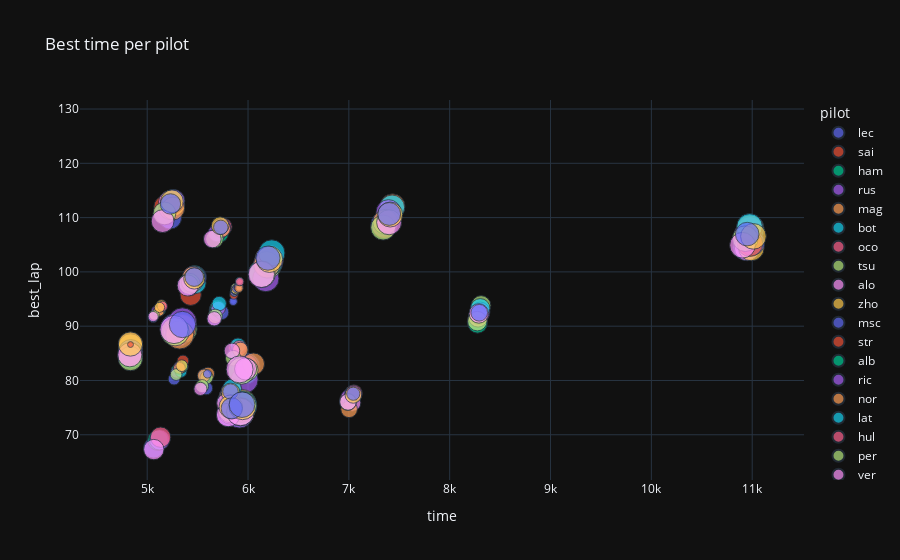

This figure's notebook cell:
### Markdown cell above
Still scattered points, but with the total time in x axis and best lap time in y axis

### Code cell
px.scatter(data_all, x="time", y="best_lap", color="pilot", title="Best time per pilot", template="plotly_dark", size="index")

### Figure 1 — Plotly figure (JSON) as saved in the notebook; plotly's stock layout.template omitted (floating-point values rounded to 4 significant figures)
{"data": [{"hovertemplate": "pilot=lec<br>time=%{x}<br>best_lap=%{y}<br>index=%{marker.size}<extra></extra>", "legendgroup": "lec", "marker": {"color": "#636efa", "size": [1, 2, 3, 4, 5, 6, 7, 8, 9, 10, 11, 12, 13, 14, 15, 16, 17, 18, 19, 20, 21, 22, 23], "sizemode": "area", "sizeref": 0.0575, "symbol": "circle"}, "mode": "markers", "name": "lec", "orientation": "v", "showlegend": true, "type": "scatter", "x": [5854.0, 5854.0, 5060.0, 5267.0, 5584.0, 5668.0, null, 6993.0, null, 5797.0, 8279.0, 5064.0, null, 5992.0, 5228.0, 5814.0, 4830.0, 7343.0, 10940.0, 6139.0, 5986.0, 5922.0, 5275.0], "xaxis": "x", "y": [94.57, 94.57, 91.63, 80.26, 78.57, 91.49, 87.03, 76.25, 107.5, 75.9, 91.28, 67.58, 98.09, 81.62, 110.0, 74.41, 84.34, 108.8, 104.5, 99.73, 82.6, 74.25, 89.72], "yaxis": "y"}, {"hovertemplate": "pilot=sai<br>time=%{x}<br>best_lap=%{y}<br>index=%{marker.size}<extra></extra>", "legendgroup": "sai", "marker": {"color": "#EF553B", "size": [1, 2, 3, 4, 5, 6, 7, 8, 9, 10, 11, 12, 13, 14, 15, 16, 17, 18, 19, 20, 21, 22, 23], "sizemode": "area", "sizeref": 0.0575, "symbol": "circle"}, "mode": "markers", "name": "sai", "orientation": "v", "showlegend": true, "type": "scatter", "x": [5859.0, 5859.0, 5067.0, null, null, 5672.0, 5886.0, 6991.0, null, 5783.0, 8270.0, null, 5431.0, 5990.0, 5180.0, 5824.0, 4833.0, 7351.0, null, null, 5975.0, 5918.0, 5291.0], "xaxis": "x", "y": [95.74, 95.74, 91.91, null, null, 91.79, 85.98, 76.42, 109.0, 75.75, 90.81, 68.65, 95.78, 82, 112.0, 74.64, 84.45, 108.4, null, null, 82.2, 73.95, 88.88], "yaxis": "y"}, {"hovertemplate": "pilot=ham<br>time=%{x}<br>best_lap=%{y}<br>index=%{marker.size}<extra></extra>", "legendgroup": "ham", "marker": {"color": "#00cc96", "size": [1, 2, 3, 4, 5, 6, 7, 8, 9, 10, 11, 12, 13, 14, 15, 16, 17, 18, 19, 20, 21, 22, 23], "sizemode": "area", "sizeref": 0.0575, "symbol": "circle"}, "mode": "markers", "name": "ham", "orientation": "v", "showlegend": true, "type": "scatter", "x": [5863.0, 5863.0, 5133.0, 5295.0, null, 5686.0, 5895.0, 7041.0, 5718.0, 5789.0, 8277.0, 5106.0, 5413.0, 5984.0, null, 5816.0, 4833.0, 7402.0, 10940.0, 6137.0, 5932.0, 5916.0, null], "xaxis": "x", "y": [96.23, 96.23, 93.0, 81.89, 81.42, 92.94, 84.25, 77.2, 107.0, 76.17, 90.51, 69, 97.67, 81.39, null, 73.85, 84.43, 110.6, 105.5, 99.83, 82.06, 73.94, 89.79], "yaxis": "y"}, {"hovertemplate": "pilot=rus<br>time=%{x}<br>best_lap=%{y}<br>index=%{marker.size}<extra></extra>", "legendgroup": "rus", "marker": {"color": "#ab63fa", "size": [1, 2, 3, 4, 5, 6, 7, 8, 9, 10, 11, 12, 13, 14, 15, 16, 17, 18, 19, 20, 21, 22, 23], "sizemode": "area", "sizeref": 0.0575, "symbol": "circle"}, "mode": "markers", "name": "rus", "orientation": "v", "showlegend": true, "type": "scatter", "x": [5865.0, 5865.0, 5092.0, 5292.0, 5570.0, 5683.0, 5873.0, 7002.0, 5692.0, 5794.0, null, 5123.0, 5419.0, 5988.0, 5182.0, 5807.0, 4831.0, null, 10950.0, 6177.0, 5966.0, 5914.0, 5302.0], "xaxis": "x", "y": [96.3, 96.3, 92.82, 81.5, 80.96, 92.19, 84.64, 76.83, 107.2, 76.42, null, 69.08, 97.55, 82.77, 110.8, 73.67, 85.29, 106.5, 107.0, 98.79, 80.15, 73.78, 88.84], "yaxis": "y"}, {"hovertemplate": "pilot=mag<br>time=%{x}<br>best_lap=%{y}<br>index=%{marker.size}<extra></extra>", "legendgroup": "mag", "marker": {"color": "#FFA15A", "size": [1, 2, 3, 4, 5, 6, 7, 8, 9, 10, 11, 12, 13, 14, 15, 16, 17, 18, 19, 20, 21, 22, 23], "sizemode": "area", "sizeref": 0.0575, "symbol": "circle"}, "mode": "markers", "name": "mag", "orientation": "v", "showlegend": true, "type": "scatter", "x": [5868.0, 5868.0, 5124.0, null, 5603.0, null, null, null, null, 5850.0, 8295.0, null, null, null, null, 5840.0, null, 7433.0, 10990.0, 6198.0, null, null, null], "xaxis": "x", "y": [96.62, 96.62, 92.78, 83.07, 81.24, 93.51, 87.54, 93.75, 108.8, 78.05, 92.66, 69.94, 99.27, 83.51, 113.3, 75.37, 86.8, 112.1, 108.1, 102.2, 83.3, null, 91.16], "yaxis": "y"}, {"hovertemplate": "pilot=bot<br>time=%{x}<br>best_lap=%{y}<br>index=%{marker.size}<extra></extra>", "legendgroup": "bot", "marker": {"color": "#19d3f3", "size": [1, 2, 3, 4, 5, 6, 7, 8, 9, 10, 11, 12, 13, 14, 15, 16, 17, 18, 19, 20, 21, 22, 23], "sizemode": "area", "sizeref": 0.0575, "symbol": "circle"}, "mode": "markers", "name": "bot", "orientation": "v", "showlegend": true, "type": "scatter", "x": [5870.0, 5870.0, null, 5335.0, 5571.0, 5689.0, 5900.0, 7043.0, null, 5807.0, null, null, 5479.0, null, null, null, null, 7429.0, 10990.0, null, null, 5937.0, null], "xaxis": "x", "y": [96.6, 96.6, 93.98, 81.65, 80.76, 93.18, 86.39, 77.6, 108.2, 77.01, 95.1, 69.27, 97.96, 84.0, null, 76.84, 85.71, 111.9, 107.8, 103.4, 83.36, 75.51, 90.35], "yaxis": "y"}, {"hovertemplate": "pilot=oco<br>time=%{x}<br>best_lap=%{y}<br>index=%{marker.size}<extra></extra>", "legendgroup": "oco", "marker": {"color": "#FF6692", "size": [1, 2, 3, 4, 5, 6, 7, 8, 9, 10, 11, 12, 13, 14, 15, 16, 17, 18, 19, 20, 21, 22, 23], "sizemode": "area", "sizeref": 0.0575, "symbol": "circle"}, "mode": "markers", "name": "oco", "orientation": "v", "showlegend": true, "type": "scatter", "x": [5873.0, 5873.0, 5115.0, 5328.0, null, 5693.0, 5916.0, 7046.0, 5754.0, 5806.0, null, 5133.0, 5459.0, null, 5229.0, 5824.0, 4836.0, null, 10940.0, 6205.0, null, 5933.0, 5323.0], "xaxis": "x", "y": [97.11, 97.11, 93.1, 82.47, 81.89, 93.16, 85.94, 77.57, 108.3, 77.11, 93.54, 69.56, 98.68, 84.15, 111.7, 75.08, 86.59, 121.1, 106.6, 102.4, 83.28, 75.09, 89.33], "yaxis": "y"}, {"hovertemplate": "pilot=tsu<br>time=%{x}<br>best_lap=%{y}<br>index=%{marker.size}<extra></extra>", "legendgroup": "tsu", "marker": {"color": "#B6E880", "size": [1, 2, 3, 4, 5, 6, 7, 8, 9, 10, 11, 12, 13, 14, 15, 16, 17, 18, 19, 20, 21, 22, 23], "sizemode": "area", "sizeref": 0.0575, "symbol": "circle"}, "mode": "markers", "name": "tsu", "orientation": "v", "showlegend": true, "type": "scatter", "x": [5874.0, 5874.0, null, null, 5589.0, 5704.0, null, null, null, null, 8311.0, null, null, null, 5258.0, null, null, null, 10980.0, 6203.0, null, null, 5355.0], "xaxis": "x", "y": [97.1, 97.1, null, 83.34, 80.54, 93.03, 86.83, 75.33, 107.5, 78.31, 93.83, 70.02, 100.2, 83.54, 112.4, 77.14, 86.86, 118.7, 105.9, 101.2, 83.4, 75.51, 89.49], "yaxis": "y"}, {"hovertemplate": "pilot=alo<br>time=%{x}<br>best_lap=%{y}<br>index=%{marker.size}<extra></extra>", "legendgroup": "alo", "marker": {"color": "#FF97FF", "size": [1, 2, 3, 4, 5, 6, 7, 8, 9, 10, 11, 12, 13, 14, 15, 16, 17, 18, 19, 20, 21, 22, 23], "sizemode": "area", "sizeref": 0.0575, "symbol": "circle"}, "mode": "markers", "name": "alo", "orientation": "v", "showlegend": true, "type": "scatter", "x": [5876.0, 5876.0, null, null, null, 5701.0, null, 7037.0, 5735.0, 5812.0, 8280.0, null, 5445.0, null, 5226.0, 5822.0, null, null, 10950.0, 6187.0, null, 5924.0, null], "xaxis": "x", "y": [96.73, 96.73, 93.83, 80.85, 99.69, 93.33, 86.6, 75.88, 108.0, 76.58, 91.61, 68.56, 98.16, 83.98, 112.9, 74.14, 87.2, 120.5, 104.4, 101.5, 82.87, 74.16, 90.58], "yaxis": "y"}, {"hovertemplate": "pilot=zho<br>time=%{x}<br>best_lap=%{y}<br>index=%{marker.size}<extra></extra>", "legendgroup": "zho", "marker": {"color": "#FECB52", "size": [1, 2, 3, 4, 5, 6, 7, 8, 9, 10, 11, 12, 13, 14, 15, 16, 17, 18, 19, 20, 21, 22, 23], "sizemode": "area", "sizeref": 0.0575, "symbol": "circle"}, "mode": "markers", "name": "zho", "orientation": "v", "showlegend": true, "type": "scatter", "x": [5877.0, 5877.0, 5142.0, 5348.0, null, null, null, null, null, 5809.0, null, null, null, null, 5259.0, 5840.0, 4835.0, null, 10990.0, 6208.0, null, 5943.0, null], "xaxis": "x", "y": [96.69, 96.69, 93.92, 82.54, 81.29, 95.73, 88.41, 78.2, 108.7, 76.93, null, 69.38, 99.37, 82.03, 112.3, 75.94, 86.36, 125.6, 104.4, 102.5, 82.26, 75.8, 89.6], "yaxis": "y"}, {"hovertemplate": "pilot=msc<br>time=%{x}<br>best_lap=%{y}<br>index=%{marker.size}<extra></extra>", "legendgroup": "msc", "marker": {"color": "#636efa", "size": [1, 2, 3, 4, 5, 6, 7, 8, 9, 10, 11, 12, 13, 14, 15, 16, 17, 18, 19, 20, 21, 22, 23], "sizemode": "area", "sizeref": 0.0575, "symbol": "circle"}, "mode": "markers", "name": "msc", "orientation": "v", "showlegend": true, "type": "scatter", "x": [5886.0, 5886.0, null, null, null, 5738.0, null, null, null, null, 8289.0, null, 5483.0, null, null, 5836.0, 4836.0, null, 11000.0, 6216.0, null, 5944.0, null], "xaxis": "x", "y": [96.96, 96.96, null, 83.01, 79.0, 92.53, 87.45, 84.78, 108.4, 78.97, 92.11, 69.62, 99.07, 83.15, 112.6, 75.23, 85.3, 110.3, 105.4, 101.8, 83.64, 75.25, 89.83], "yaxis": "y"}, {"hovertemplate": "pilot=str<br>time=%{x}<br>best_lap=%{y}<br>index=%{marker.size}<extra></extra>", "legendgroup": "str", "marker": {"color": "#EF553B", "size": [1, 2, 3, 4, 5, 6, 7, 8, 9, 10, 11, 12, 13, 14, 15, 16, 17, 18, 19, 20, 21, 22, 23], "sizemode": "area", "sizeref": 0.0575, "symbol": "circle"}, "mode": "markers", "name": "str", "orientation": "v", "showlegend": true, "type": "scatter", "x": [5899.0, 5899.0, null, 5355.0, null, 5701.0, null, 7051.0, null, 5820.0, 8296.0, null, 5465.0, null, 5256.0, 5825.0, null, 7397.0, 10980.0, null, null, 5938.0, 5343.0], "xaxis": "x", "y": [97.15, 97.15, 94.45, 83.59, 81.75, 93.31, 86.88, 77.67, 108.0, 77.42, 92.38, 70.05, 99.19, 82.44, 112.9, 75.04, 87.47, 110.3, 105.2, 103.1, 82.46, 74.83, 89.62], "yaxis": "y"}, {"hovertemplate": "pilot=alb<br>time=%{x}<br>best_lap=%{y}<br>index=%{marker.size}<extra></extra>", "legendgroup": "alb", "marker": {"color": "#00cc96", "size": [1, 2, 3, 4, 5, 6, 7, 8, 9, 10, 11, 12, 13, 14, 15, 16, 17, 18, 19, 20, 21, 22], "sizemode": "area", "sizeref": 0.0575, "symbol": "circle"}, "mode": "markers", "name": "alb", "orientation": "v", "showlegend": true, "type": "scatter", "x": [5908.0, 5908.0, null, 5346.0, null, 5697.0, null, null, null, 5827.0, null, null, 5471.0, null, 5255.0, 5833.0, null, null, 6212.0, null, 5950.0, null], "xaxis": "x", "y": [97.36, 97.36, 94.37, 82.59, 81.76, 93.45, 88.28, 78.02, 108.0, 77.95, null, 69.67, 99.2, 83.05, 113.1, 75.53, 122.1, null, 101.7, 82.91, 75.61, 89.94], "yaxis": "y"}, {"hovertemplate": "pilot=ric<br>time=%{x}<br>best_lap=%{y}<br>index=%{marker.size}<extra></extra>", "legendgroup": "ric", "marker": {"color": "#ab63fa", "size": [1, 2, 3, 4, 5, 6, 7, 8, 9, 10, 11, 12, 13, 14, 15, 16, 17, 18, 19, 20, 21, 22, 23], "sizemode": "area", "sizeref": 0.0575, "symbol": "circle"}, "mode": "markers", "name": "ric", "orientation": "v", "showlegend": true, "type": "scatter", "x": [5909.0, 5909.0, null, 5320.0, null, 5705.0, null, 7048.0, 5738.0, 5825.0, 8303.0, null, 5462.0, null, 5260.0, 5841.0, null, 7394.0, 10980.0, 6222.0, null, null, 5349.0], "xaxis": "x", "y": [97.26, 97.26, 94.49, 82.45, 81.58, 93.27, 87.28, 77.53, 108.3, 77.93, 92.64, 69.92, 99.13, 83.65, 113.1, 75.58, 86.6, 111.0, 107.8, 102.4, 82.02, null, 90.78], "yaxis": "y"}, {"hovertemplate": "pilot=nor<br>time=%{x}<br>best_lap=%{y}<br>index=%{marker.size}<extra></extra>", "legendgroup": "nor", "marker": {"color": "#FFA15A", "size": [1, 2, 3, 4, 5, 6, 7, 8, 9, 10, 11, 12, 13, 14, 15, 16, 17, 18, 19, 20, 21, 22, 23], "sizemode": "area", "sizeref": 0.0575, "symbol": "circle"}, "mode": "markers", "name": "nor", "orientation": "v", "showlegend": true, "type": "scatter", "x": [5910.0, 5910.0, 5115.0, 5320.0, 5563.0, null, 5924.0, 7002.0, 5738.0, 5834.0, 8282.0, null, 5454.0, 6054.0, 5258.0, 5822.0, 4834.0, 7361.0, 10970.0, 6185.0, null, null, 5322.0], "xaxis": "x", "y": [96.99, 96.99, 92.75, 82.25, 80.9, 93.41, 85.62, 74.69, 108.0, 77.5, 91.64, 69.3, 99.04, 83.04, 111.7, 74.71, 84.72, 109.2, 108.2, 101.3, 83.4, 75.86, 88.39], "yaxis": "y"}, {"hovertemplate": "pilot=lat<br>time=%{x}<br>best_lap=%{y}<br>index=%{marker.size}<extra></extra>", "legendgroup": "lat", "marker": {"color": "#19d3f3", "size": [1, 2, 3, 4, 5, 6, 7, 8, 9, 10, 11, 12, 13, 14, 15, 16, 17, 18, 19, 20, 21, 22, 23], "sizemode": "area", "sizeref": 0.0575, "symbol": "circle"}, "mode": "markers", "name": "lat", "orientation": "v", "showlegend": true, "type": "scatter", "x": [5915.0, 5915.0, null, null, null, 5714.0, null, null, null, 5842.0, 8303.0, null, null, null, null, null, null, null, 10970.0, 6235.0, null, 5951.0, null], "xaxis": "x", "y": [98.25, 98.25, 97.53, 83.88, 81.34, 94.17, 87.25, 78.58, 109.6, 78.54, 93.29, 70.89, 99.65, 82.48, 112.3, 76.07, 86.8, 125.6, 108.4, 103.5, 83.71, 75.33, 90.31], "yaxis": "y"}, {"hovertemplate": "pilot=hul<br>time=%{x}<br>best_lap=%{y}<br>index=%{marker.size}<extra></extra>", "legendgroup": "hul", "marker": {"color": "#FF6692", "size": [1, 2, 3], "sizemode": "area", "sizeref": 0.0575, "symbol": "circle"}, "mode": "markers", "name": "hul", "orientation": "v", "showlegend": true, "type": "scatter", "x": [5917.0, 5917.0, 5151.0], "xaxis": "x", "y": [98.2, 98.2, 93.65], "yaxis": "y"}, {"hovertemplate": "pilot=per<br>time=%{x}<br>best_lap=%{y}<br>index=%{marker.size}<extra></extra>", "legendgroup": "per", "marker": {"color": "#B6E880", "size": [1, 2, 3, 4, 5, 6, 7, 8, 9, 10, 11, 12, 13, 14, 15, 16, 17, 18, 19, 20, 21, 22, 23], "sizemode": "area", "sizeref": 0.0575, "symbol": "circle"}, "mode": "markers", "name": "per", "orientation": "v", "showlegend": true, "type": "scatter", "x": [null, null, 5070.0, 5287.0, 5545.0, 5675.0, 5854.0, 6990.0, 5667.0, null, 8274.0, null, 5419.0, 5992.0, 5171.0, 5821.0, 4834.0, 7340.0, 10930.0, 6140.0, 5935.0, 5928.0, 5276.0], "xaxis": "x", "y": [96.09, 96.09, 92.04, 81.09, 78.95, 91.82, 84.11, 76.03, 106.0, 78.84, 90.94, 71.84, 97.78, 81.94, 110.8, 74.4, 84.03, 108.2, 106.1, 99.56, 81.78, 74.28, 88.97], "yaxis": "y"}, {"hovertemplate": "pilot=ver<br>time=%{x}<br>best_lap=%{y}<br>index=%{marker.size}<extra></extra>", "legendgroup": "ver", "marker": {"color": "#FF97FF", "size": [1, 2, 3, 4, 5, 6, 7, 8, 9, 10, 11, 12, 13, 14, 15, 16, 17, 18, 19, 20, 21, 22, 23], "sizemode": "area", "sizeref": 0.0575, "symbol": "circle"}, "mode": "markers", "name": "ver", "orientation": "v", "showlegend": true, "type": "scatter", "x": [null, null, 5059.0, null, 5528.0, 5664.0, 5840.0, 6992.0, 5646.0, 5782.0, 8289.0, 5066.0, 5402.0, 5976.0, 5153.0, 5803.0, 4828.0, 7399.0, 10900.0, 6132.0, 5917.0, 5924.0, 5266.0], "xaxis": "x", "y": [95.44, 95.44, 91.77, 81.68, 78.45, 91.36, 85.46, 76.05, 106.0, 75.84, 92.35, 67.28, 97.49, 82.13, 109.4, 73.65, 84.75, 109.1, 104.9, 99.54, 82.05, 74.19, 89.39], "yaxis": "y"}, {"hovertemplate": "pilot=gas<br>time=%{x}<br>best_lap=%{y}<br>index=%{marker.size}<extra></extra>", "legendgroup": "gas", "marker": {"color": "#FECB52", "size": [1, 2, 3, 4, 5, 6, 7, 8, 9, 10, 11, 12, 13, 14, 15, 16, 17, 18, 19, 20, 21, 22, 23], "sizemode": "area", "sizeref": 0.0575, "symbol": "circle"}, "mode": "markers", "name": "gas", "orientation": "v", "showlegend": true, "type": "scatter", "x": [null, null, 5122.0, 5343.0, null, null, null, 7045.0, 5723.0, 5827.0, null, null, 5468.0, null, 5245.0, 5830.0, 4834.0, 7410.0, 11010.0, 6213.0, null, 5946.0, null], "xaxis": "x", "y": [97.32, 97.32, 93.47, 82.73, 81.71, 94.49, 86.99, 77.34, 108.5, 77.81, 94.61, 70.1, 98.79, 83.2, 113.0, 75.16, 86.72, 110.6, 106.5, 102.3, 82.28, 75.33, 91.08], "yaxis": "y"}, {"hovertemplate": "pilot=vet<br>time=%{x}<br>best_lap=%{y}<br>index=%{marker.size}<extra></extra>", "legendgroup": "vet", "marker": {"color": "#636efa", "size": [1, 2, 3, 4, 5, 6, 7, 8, 9, 10, 11, 12, 13, 14, 15, 16, 17, 18, 19, 20], "sizemode": "area", "sizeref": 0.0575, "symbol": "circle"}, "mode": "markers", "name": "vet", "orientation": "v", "showlegend": true, "type": "scatter", "x": [null, 5599.0, null, null, 7044.0, 5730.0, 5826.0, 8293.0, null, 5467.0, null, 5231.0, 5839.0, null, 7400.0, 10950.0, 6197.0, null, 5940.0, 5350.0], "xaxis": "x", "y": [85.19, 81.21, 93.48, 87.63, 77.56, 108.2, 77.96, 92.47, 70.0, 99.04, 82.82, 112.5, 74.86, 87.5, 110.7, 107.0, 102.5, 83.09, 75.55, 90.31], "yaxis": "y"}, {"hovertemplate": "pilot=dev<br>time=%{x}<br>best_lap=%{y}<br>index=%{marker.size}<extra></extra>", "legendgroup": "dev", "marker": {"color": "#EF553B", "size": [1], "sizemode": "area", "sizeref": 0.0575, "symbol": "circle"}, "mode": "markers", "name": "dev", "orientation": "v", "showlegend": true, "type": "scatter", "x": [4835.0], "xaxis": "x", "y": [86.62], "yaxis": "y"}], "layout": {"legend": {"itemsizing": "constant", "title": {"text": "pilot"}, "tracegroupgap": 0}, "title": {"text": "Best time per pilot"}, "xaxis": {"anchor": "y", "domain": [0, 1], "title": {"text": "time"}}, "yaxis": {"anchor": "x", "domain": [0, 1], "title": {"text": "best_lap"}}}}
